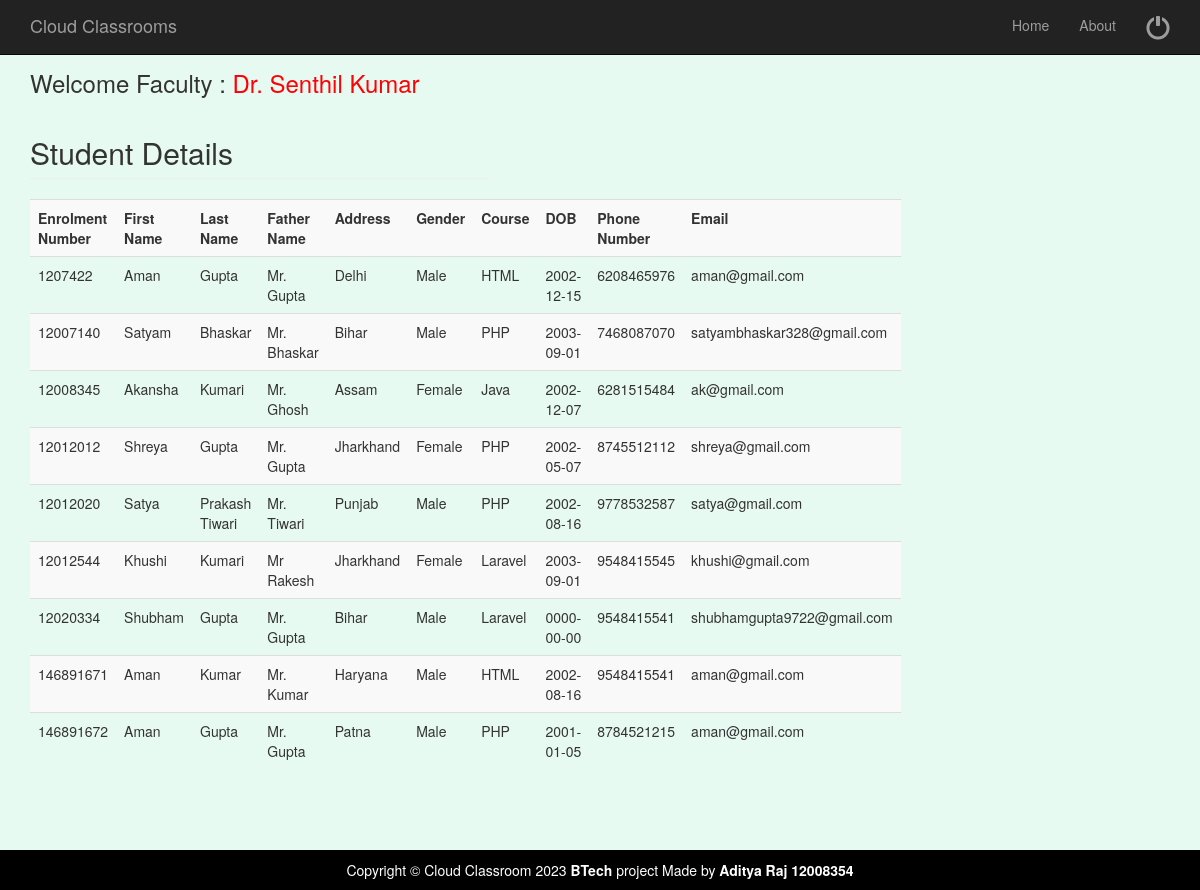
The page /viewstudentdetails.php (signed in) on the database its author committed.
### tables this page shows
CREATE TABLE `studenttable` (
  `Eno` bigint(20) NOT NULL,
  `FName` varchar(30) NOT NULL,
  `LName` varchar(30) NOT NULL,
  `FaName` varchar(30) NOT NULL,
  `Addrs` text NOT NULL,
  `Gender` varchar(6) NOT NULL,
  `Course` varchar(20) NOT NULL,
  `DOB` date NOT NULL,
  `PhNo` bigint(10) NOT NULL,
  `Pass` varchar(20) NOT NULL,
  `Eid` varchar(50) NOT NULL
);

### viewstudentdetails.php (the view, shortened to what this page needs)
<?php
$fname = $_SESSION[ "fname" ];
?>
<?php include('fhead.php');  ?>
<div class="container">
	<div class="row">
		<div class="col-md-5">
			<h3> Welcome Faculty : <a href="welcomefaculty.php"><span style="color:#FF0004"> <?php echo $fname; ?></span></a></h3>
			<?php
			include( "database.php" );
			$sql = "select * from  studenttable";
			$result = mysqli_query( $connect, $sql );
			echo "<h2 class='page-header'>Student Details</h2>";
			echo "<table class='table table-striped' style='width:100%'>
<tr>
<th>Enrolment Number</th>
<th>First Name</th>
<th>Last Name</th>
<th>Father Name</th>
<th>Address</th>
<th>Gender</th>
<th>Course</th>
<th>DOB</th>
<th>Phone Number</th>
<th>Email</th>
</tr>";
			while ( $row = mysqli_fetch_array( $result ) ) {
				?>
			<tr>
				<td>
					<?PHP echo $row['Eno'];?>
				</td>
				<td>
					<?PHP echo $row['FName'];?>
				</td>
				<td>
					<?PHP echo $row['LName'];?>
				</td>
				<td>
					<?PHP echo $row['FaName'];?>
				</td>
				<td>
					<?PHP echo $row['Addrs'];?>
				</td>
				<td>
					<?PHP echo $row['Gender'];?>
				</td>
				<td>
					<?PHP echo $row['Course'];?>
				</td>
				<td>
					<?PHP echo $row['DOB'];?>
				</td>
				<td>
					<?PHP echo $row['PhNo'];?>
				</td>
				<td>
					<?PHP echo $row['Eid'];?>
				</td>
			</tr>
			<?php } ?>
			</table>
		</div>
	</div>
	<?php include('allfoot.php'); ?>

### css/modern-business.css (style rules this page uses)
html, body { height: 100%; }
body { padding-top: 50px; }

### fhead.php (style rules this page uses)
body { background-color: #e7faf2 }

### rows shown on the page
studenttable: Eno "1207422", FName "Aman", LName "Gupta", FaName "Mr. Gupta", Addrs "Delhi", Gender "Male", Course "HTML", DOB "2002-12-15", PhNo "6208465976", Eid "aman@gmail.com"
studenttable: Eno "12007140", FName "Satyam", LName "Bhaskar", FaName "Mr. Bhaskar", Addrs "Bihar", Gender "Male", Course "PHP", DOB "2003-09-01", PhNo "7468087070", Eid "satyambhaskar328@gmail.com"
studenttable: Eno "12008345", FName "Akansha", LName "Kumari", FaName "Mr. Ghosh", Addrs "Assam", Gender "Female", Course "Java", DOB "2002-12-07", PhNo "6281515484", Eid "ak@gmail.com"
studenttable: Eno "12012012", FName "Shreya", LName "Gupta", FaName "Mr. Gupta", Addrs "Jharkhand", Gender "Female", Course "PHP", DOB "2002-05-07", PhNo "8745512112", Eid "shreya@gmail.com"
studenttable: Eno "12012020", FName "Satya", LName "Prakash Tiwari", FaName "Mr. Tiwari", Addrs "Punjab", Gender "Male", Course "PHP", DOB "2002-08-16", PhNo "9778532587", Eid "satya@gmail.com"
studenttable: Eno "12012544", FName "Khushi", LName "Kumari", FaName "Mr Rakesh", Addrs "Jharkhand", Gender "Female", Course "Laravel", DOB "2003-09-01", PhNo "9548415545", Eid "khushi@gmail.com"
studenttable: Eno "12020334", FName "Shubham", LName "Gupta", FaName "Mr. Gupta", Addrs "Bihar", Gender "Male", Course "Laravel", DOB "0000-00-00", PhNo "9548415541", Eid "shubhamgupta9722@gmail.com"
studenttable: Eno "146891671", FName "Aman", LName "Kumar", FaName "Mr. Kumar", Addrs "Haryana", Gender "Male", Course "HTML", DOB "2002-08-16", PhNo "9548415541", Eid "aman@gmail.com"
studenttable: Eno "146891672", FName "Aman", LName "Gupta", FaName "Mr. Gupta", Addrs "Patna", Gender "Male", Course "PHP", DOB "2001-01-05", PhNo "8784521215", Eid "aman@gmail.com"

### other values the page prints
$fname "Dr. Senthil Kumar"
